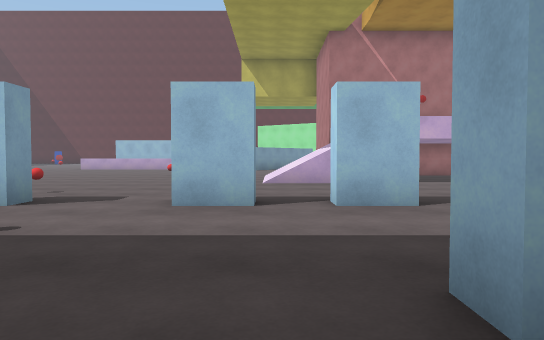
[1] (above)

23 first-person views from a walk through a 3-D level made in the Unity game engine. The camera is 1.2 m above the floor, tilts 2° down and sees 70° across. The floor is counted in squares, 2 m on a side. Each view is taken from the middle of a square. On the plan, view 1 faces up. The plan holds only what a view shows up to about 11 squares ahead; the rest is blank. The place goes on beyond the plan. The player is left out. Some animated figures are not drawn. Surface patterns are stand-ins for the level's own textures.

[2]
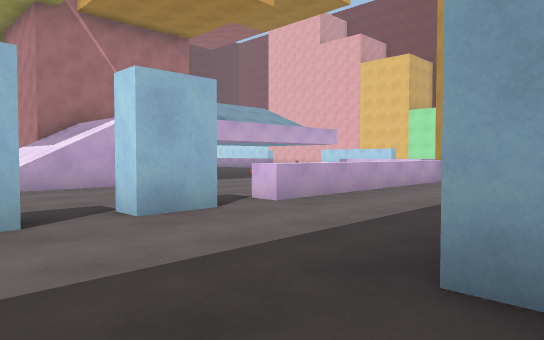

[3]
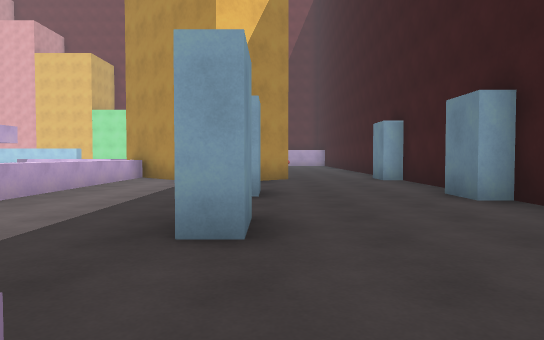

[4]
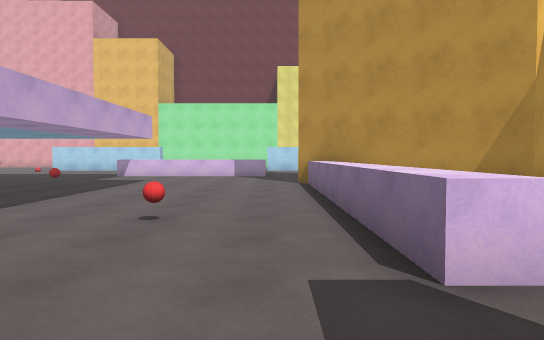

[5]
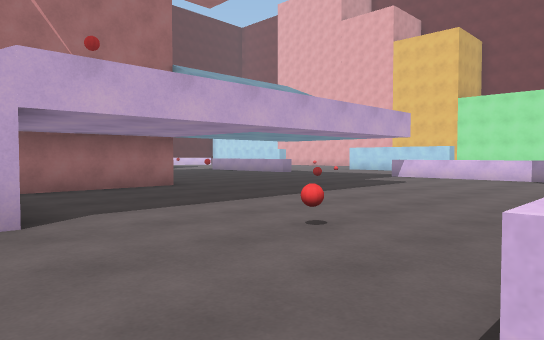

[6]
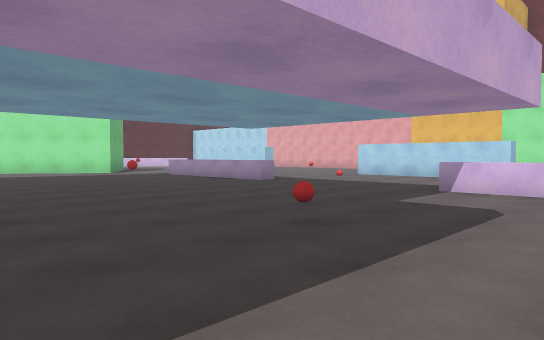

[7]
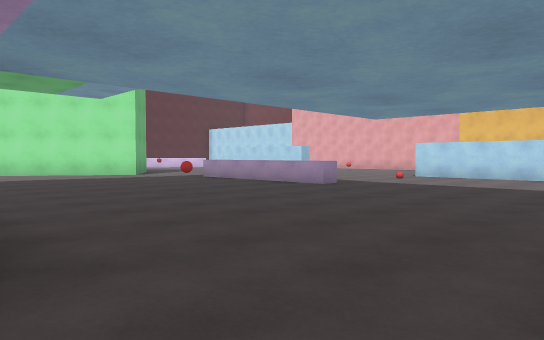

[8]
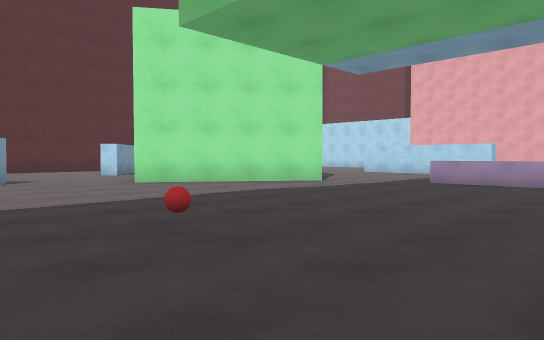

[9]
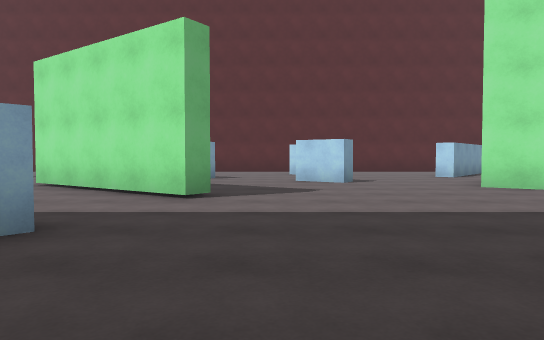

[10]
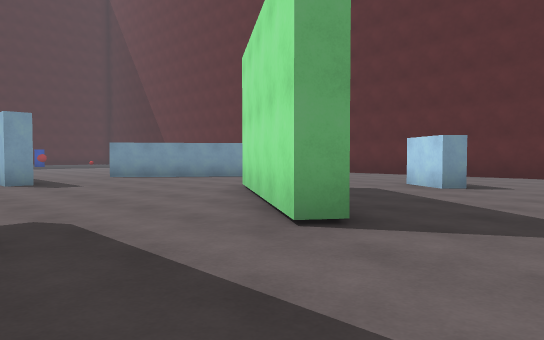

[11]
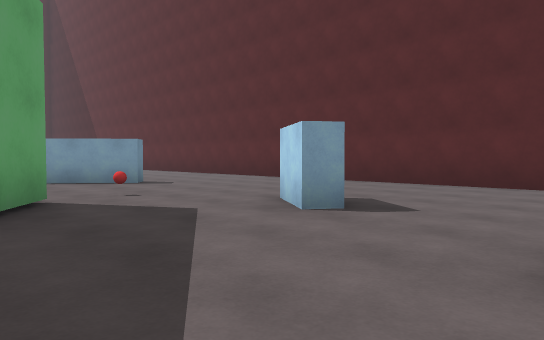

[12]
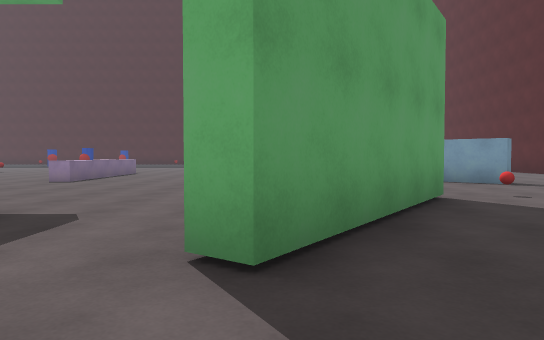

[13]
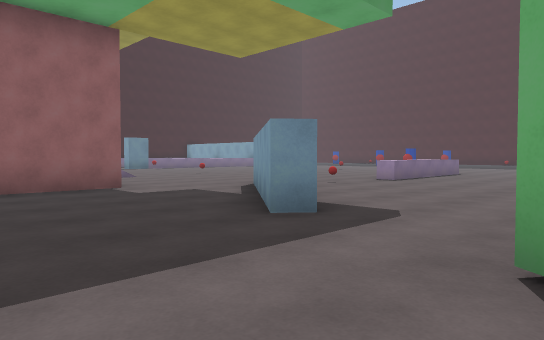

[14]
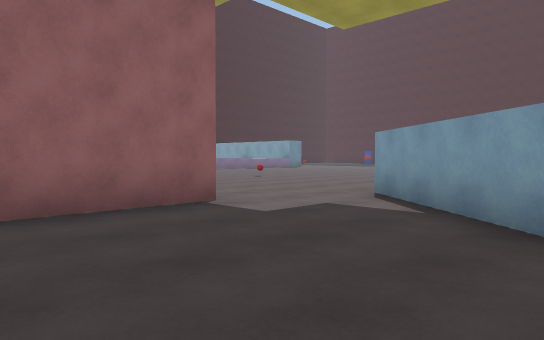

[15]
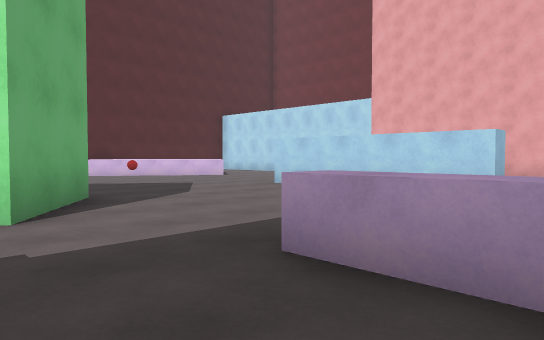

[16]
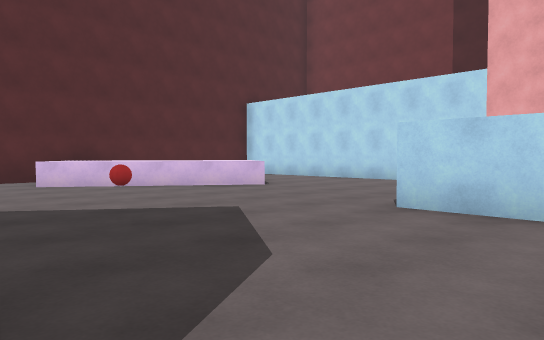

[17]
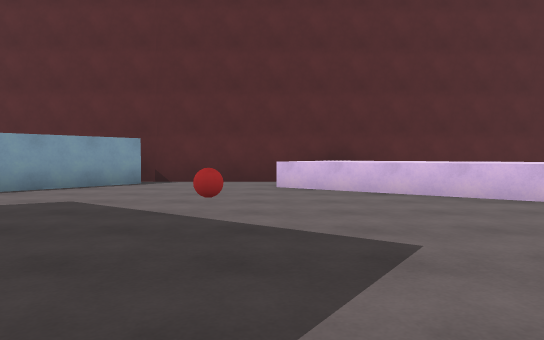

[18]
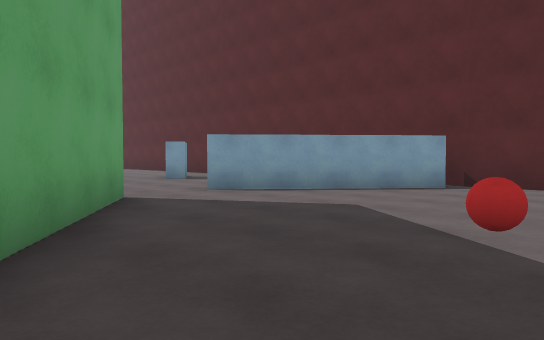

[19]
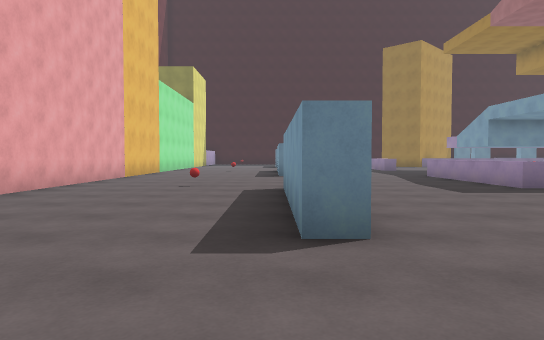

[20]
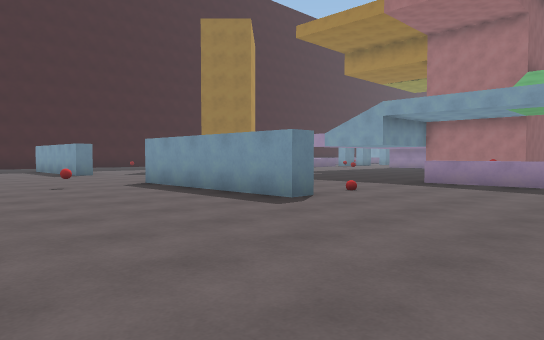

[21]
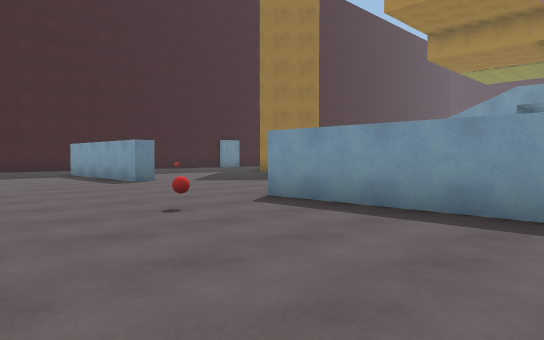

[22]
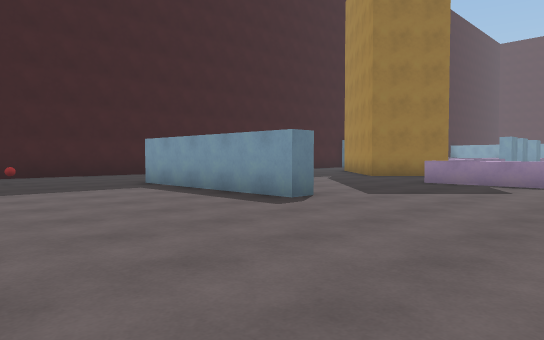

[23]
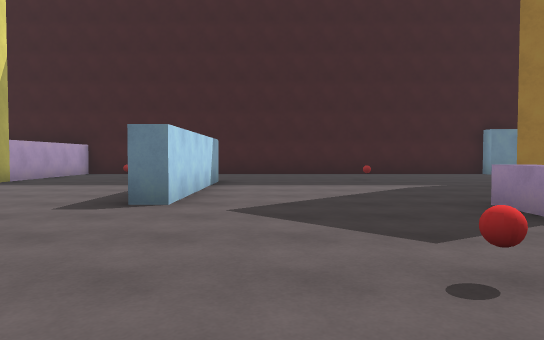

### Floor plan
Key: @ floor where view 1 was taken; # wall or solid block; . floor; / step, stairs or slope; ^ raised ledge; B red ball; O other object.
Columns run from 6 left of view 1 to 22 right of it. Each row starts with its distance up from view 1.
 33      ######       ###########
 32       .....       #...^^
 31    .. .....      ##...^^^
 30  ..........#..  ##....^^^^^
 29  ..............##.......^^..
 28   #.....#................^...
 27  ##..O.....##................
 26   ..........#..##....B......
 25  .....##.......###.........
 24 .......##......#####....#..
 23 ........##.......##.....#...
 22  #................#.....#....
 21  ...................... #....
 20 ........#.............. #....
 19 .......##...B......^... ..O..
 18 ^^..O.##...........^.........
 17 .....##............^.........
 16 ..  ............O..^.........
 15   ......###  .........O.#....
 14   ......###  ...........#....
 13    .....#####...........#....
 12     .. ///..............#....
 11 ....  ////........... . #.B.
 10 ....  ////.....B...^.........
  9 ..... ////.........^.B.......
  8  .... .............^.........
  7   ... .....B.......^.........
  6   O.. ..................#...
  5   #..#.#.^^^^^^^#.......#...
  4    ............###......#...
  3     ..........## .......#....
  2     ...#..#  ##  .......#....
  1     ..........#  ...O........
  0      .@...................O..
 -1       ..........        ...
 -2         ..#...#          ..
 -3          ## ###          ##

Where each view was taken, in squares from view 1:
view 1: 0 up, 0 right, facing up
view 2: 1 up, 1 left, facing up-right
view 3: 1 up, 2 left, facing right
view 4: 6 up, 1 right, facing right
view 5: 5 up, 2 right, facing up-right
view 6: 8 up, 6 right, facing up-right
view 7: 10 up, 6 right, facing up-right
view 8: 16 up, 4 right, facing up-right
view 9: 17 up, 4 right, facing up
view 10: 20 up, 5 right, facing up-left
view 11: 24 up, 5 right, facing up-left
view 12: 23 up, 5 right, facing left
view 13: 23 up, 5 right, facing down-left
view 14: 20 up, 5 right, facing down-left
view 15: 18 up, 11 right, facing up-right
view 16: 22 up, 13 right, facing up-right
view 17: 23 up, 15 right, facing up
view 18: 24 up, 15 right, facing up-left
view 19: 27 up, 18 right, facing down
view 20: 19 up, 22 right, facing down-left
view 21: 15 up, 22 right, facing down-left
view 22: 10 up, 22 right, facing down-left
view 23: 11 up, 16 right, facing down
